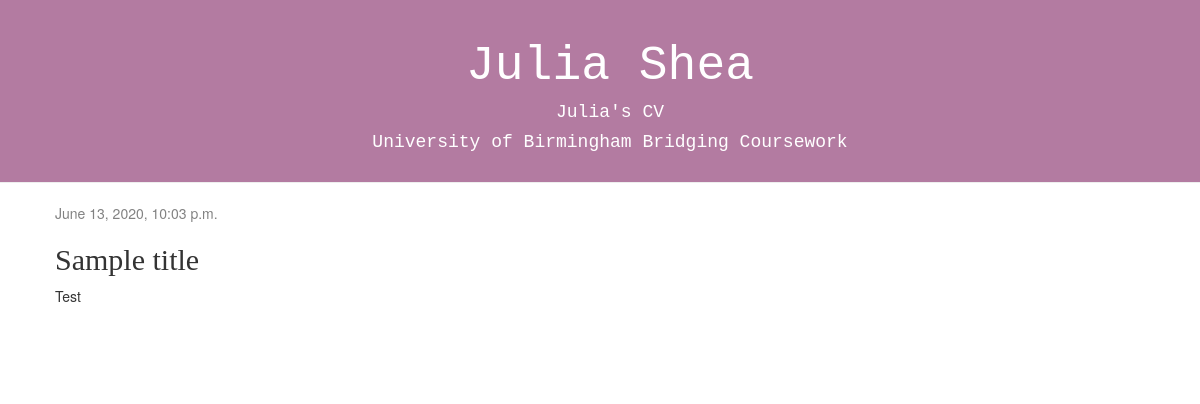
The page /post/1/ on the database as committed earlier.
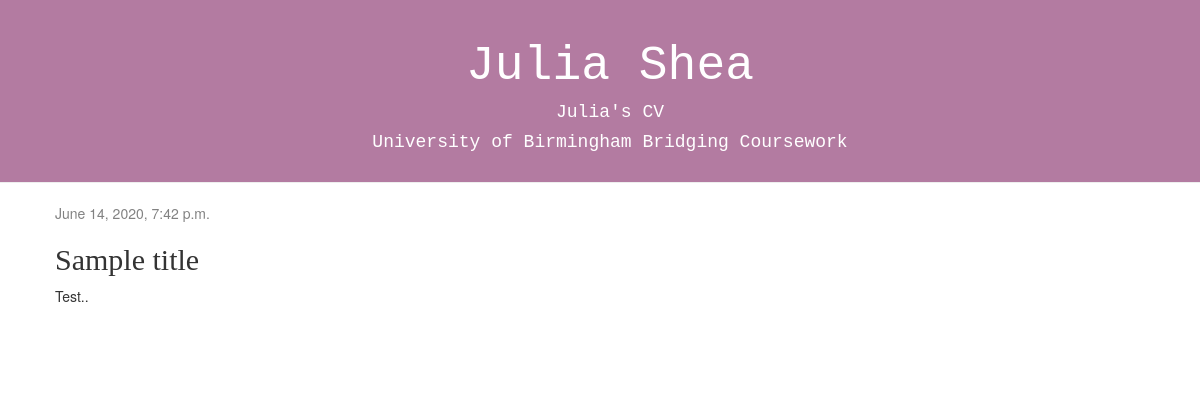
The same page on the database as committed later.
### blog/models.py (models this page shows, shortened)
class Post(models.Model):
    author = models.ForeignKey(settings.AUTH_USER_MODEL, on_delete=models.CASCADE)
    title = models.CharField(max_length=200)
    text = models.TextField()
    created_date = models.DateTimeField(default=timezone.now)
    published_date = models.DateTimeField(blank=True, null=True)

### blog/views.py (the view)
# urls.py: path('post/<int:pk>/', views.post_detail, name='post_detail'),
def post_detail(request, pk):
     post = get_object_or_404(Post, pk=pk)
     return render(request, 'blog/post_detail.html', {'post': post})

### blog/templates/blog/post_detail.html (shortened to what this page needs)
{% extends 'blog/base.html' %}
  {% block content %}
    <div class="post">
      {% if post.published_date %}
        <div class="date">
          {{ post.published_date }}
        </div>
      {% endif %}
      <h2>{{ post.title }}</h2>
      <p>{{ post.text|linebreaksbr }}</p>
    </div>
  {% endblock %}

Rows that differ between the two databases and show on the page:
changed Post "Sample title": published_date "June 13, 2020, 10:03 p.m." → "June 14, 2020, 7:42 p.m."; text "Test" → "Test.."
